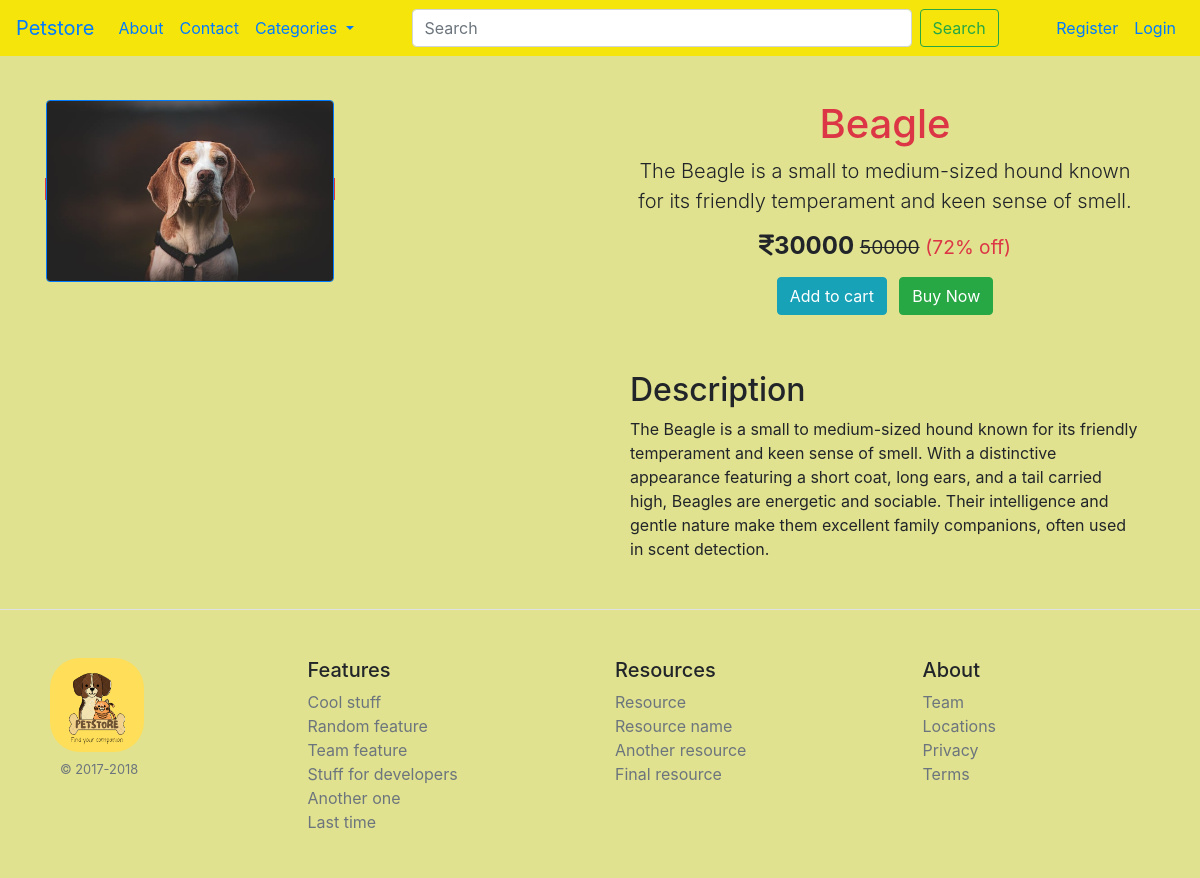
Screenshot of /pet_details/1/ with the database file from the repository.
### core/models.py (models this page shows, shortened)
class Pet(models.Model):
    CATEGORY_CHOICES = [
        ('DOG', 'Dog'),
        ('CAT', 'Cat'),
        ('BIRD', 'Bird'),
    ]
    name = models.CharField(max_length=100)
    category = models.CharField(max_length=20, choices=CATEGORY_CHOICES)
    small_description=models.CharField(max_length=300)
    description=models.TextField()
    original_price = models.IntegerField()
    discounted_price = models.IntegerField()
    pet_image =models.ImageField(upload_to='pet_images')  # As we are using image field we have to intall 'pillow'. And we have to Define MEDIA_URL in settings.py file so that all folder should save in media directory

### core/views.py (the view)
# urls.py: path('pet_details/<int:id>/',views.pet_details,name='petdetails'),
def pet_details(request,id):
    dc= Pet.objects.get(pk=id)
    return render(request,'core/pet_details.html',{'dc':dc})

### core/templates/core/pet_details.html (shortened to what this page needs)
{% extends "core/base.html" %}
{% block content %}
<div class="container petdetails">
    <div class="row">
        <div class="col-sm-6">
            <span class="border border-danger">
                <img src="{{dc.pet_image.url}}" class="img-fluid rounded border border-primary" alt="Responsive image" >
            </span>
        </div>
        <div class="col-sm-6">
            <div class="container">
                <h1 class="jumbotron-heading text-center text-danger">{{dc.name}}</h1>
                <p class="lead text-center">{{dc.small_description}}</p>
                <div class="text-center">
                    <h4 class="font-weight-bold"><i class="fa-solid fa-indian-rupee-sign"></i>{{dc.discounted_price}} <small class="fw-light rupee">{{dc.original_price}}</small> <small class="text-danger">(72% off)</small></h4>
                    <a href="{% url "addtocart" dc.id %}" class="btn btn-info my-2 mr-2">Add to cart</a>
                    <a href="#" class="btn btn-success my-2">Buy Now</a>
                </div>
                <div class="description">
                    <h2 class="jumbotron-heading mt-5">Description</h2>
                    {{dc.description}}
                </div>
            </div>
        </div>
    </div>
    </div>
{% endblock content %}

### core/static/core/css/core.css (style rules this page uses)
body { background-color: rgb(225, 226, 143); }
.petdetails { margin-top: 100px; }
.rupee { text-decoration:line-through; }

### rows the page displays
Pet: pet_image (picture), name "Beagle", small_description "The Beagle is a small to medium-sized hound known for its friendly temperament and keen sense of smell.", discounted_price "30000", original_price "50000", description "The Beagle is a small to medium-sized hound known for its friendly temperament and keen sense of smell. With a distinctive appearance featuring a short coat, long ears, and a tail carried high, Beagles are energetic and sociable. Their intelligence and gentle nature make them excellent family companions, often used in scent detection."
